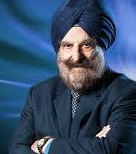
#> input picture ClassExamples/openCV/kapany.jpg, 136 x 154 px
$ jupyter execute --allow-errors openCV_EdgeDetection.ipynb   (older library calls are emulated)
#> lines starting #> are read from the running program, lines starting #| are printed output that depends on the picture
# Machine learning -Edge Detection

 First we need to import the necessary libraries for array manipulation, image processing and plotting

[cell 1]
import numpy as np
import cv2
import matplotlib.pyplot as plt
import matplotlib

get_ipython().magic(u'matplotlib inline')
matplotlib.rcParams["savefig.dpi"] = 400 # to get high resolution

## Canny Edge Detection

[cell 2]
img = cv2.imread('kapany.jpg',0)
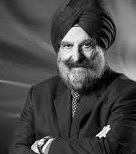
#> img: shape (154, 136); min 0, max 254, mean 72.6
edges = cv2.Canny(img,150,200)
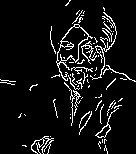
#> edges: shape (154, 136); 7.3% white in thin lines or dots

# Plotting
plt.subplot(121),plt.imshow(img,cmap = 'gray')
plt.title('Original Image') #, plt.xticks([]), plt.yticks([])
plt.subplot(122),plt.imshow(edges,cmap = 'gray')
plt.title('Edge Image'), plt.xticks([]), plt.yticks([])
plt.savefig('kapany_.png')
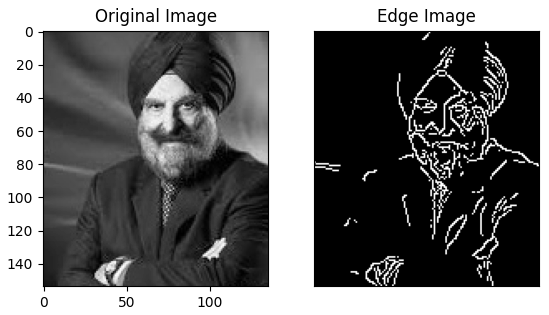
#> figure drawn by matplotlib, 2 panels

## Feature 2: Sobel Derivative

As a 1st feature we pick the pixel intensity value, as a 2nd value we will use the Sobel Derivative of each pixel

[cell 3]
sobelx = cv2.Sobel(img,cv2.CV_64F,1,0,ksize=5)
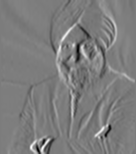
#> sobelx: shape (154, 136) float64; min -8382, max 8739, mean 24.8; drawn with min black and max white
sobely = cv2.Sobel(img,cv2.CV_64F,0,1,ksize=5)
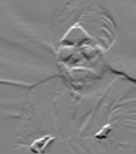
#> sobely: shape (154, 136) float64; min -9371, max 8876, mean -16.5; drawn with min black and max white
sobel = np.sqrt(np.square(sobelx)+np.square(sobely))
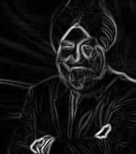
#> sobel: shape (154, 136) float64; min 0, max 10861.6, mean 887.7; drawn with min black and max white

# Plotting
plt.subplot(2,2,1),plt.imshow(img,cmap = 'gray')
plt.title('Original Image'), plt.xticks([]), plt.yticks([])
plt.subplot(2,2,2),plt.imshow(sobelx,cmap = 'gray')
plt.title('Sobel X'), plt.xticks([]), plt.yticks([])
plt.subplot(2,2,3),plt.imshow(sobely,cmap = 'gray')
plt.title('Sobel Y'), plt.xticks([]), plt.yticks([])
plt.subplot(2,2,4),plt.imshow(sobel,cmap = 'gray')
plt.title('Sobel'), plt.xticks([]), plt.yticks([])
plt.savefig('kapany_Sobel_derivatives.png')

## Training Set

[cell 4]
# Transforming the feature set in the appropriate form for sklearn
X1=img.reshape(-1) #Feature 1
X2=sobel.reshape(-1) # Feature 2
X=np.zeros((len(X1),2))
#> X = 20944 pairs, first value 0 to 0, second value 0 to 0
X[:,0]=X1
X[:,1]=X2

Y=np.reshape(edges/255,-1)
train=range (150*150, 150*150) # (2048*1221,2048*1231)
X_train=np.array(X[train])
#> X_train = empty array
Y_train=np.array(Y[train])
#> Y_train = empty array


# Plotting
plt.figure(1, figsize=(9, 3))
# upper and lower limits of the left plot
#> (the rest of this cell did not finish here and is left out)

The area within the white region on the left represents our dataset which is visualized with respect to our feature set on the left.

## Linear Logistic Regression

Apply simple logistic regression to the above data set to classify the elements and then visualize the fitting and the results.

[cell 5]
from sklearn import linear_model

logistic = linear_model.LogisticRegression(C=1e5)
#> (the rest of this cell did not finish here and is left out)

[cell 6]
h = 1.  # step size in the mesh

# Plot the decision boundary. For that, we will assign a color to each
# point in the mesh [x_min, m_max]x[y_min, y_max].
x_min, x_max = X[:, 0].min() - 20., X[:, 0].max() + 20.
#> x_min = -20; x_max = 274
y_min, y_max = X[:, 1].min() - 500., X[:, 1].max() + 500.
#> y_min = -500; y_max = 11361.6
xx, yy = np.meshgrid(np.arange(x_min, x_max, h), np.arange(y_min, y_max, h))
#> (the rest of this cell did not finish here and is left out)

#> (a cell that did not finish here is left out)

## Test Same Logistic Function on 2 more Images

[cell 8]
# Image 2
img2 = cv2.imread('kapany.jpg',0)
# Our algorithm implemented on image 2
sobelx2 = cv2.Sobel(img2,cv2.CV_64F,1,0,ksize=5)
sobely2 = cv2.Sobel(img2,cv2.CV_64F,0,1,ksize=5)
sobel2 = np.sqrt(np.square(sobelx2)+np.square(sobely2))

X12=img2.reshape(-1)
X22=sobel2.reshape(-1)
XX2=np.zeros((len(X12),2))
#> XX2 has the same summary as X
XX2[:,0]=X12
XX2[:,1]=X22
#> (the rest of this cell did not finish here and is left out)
